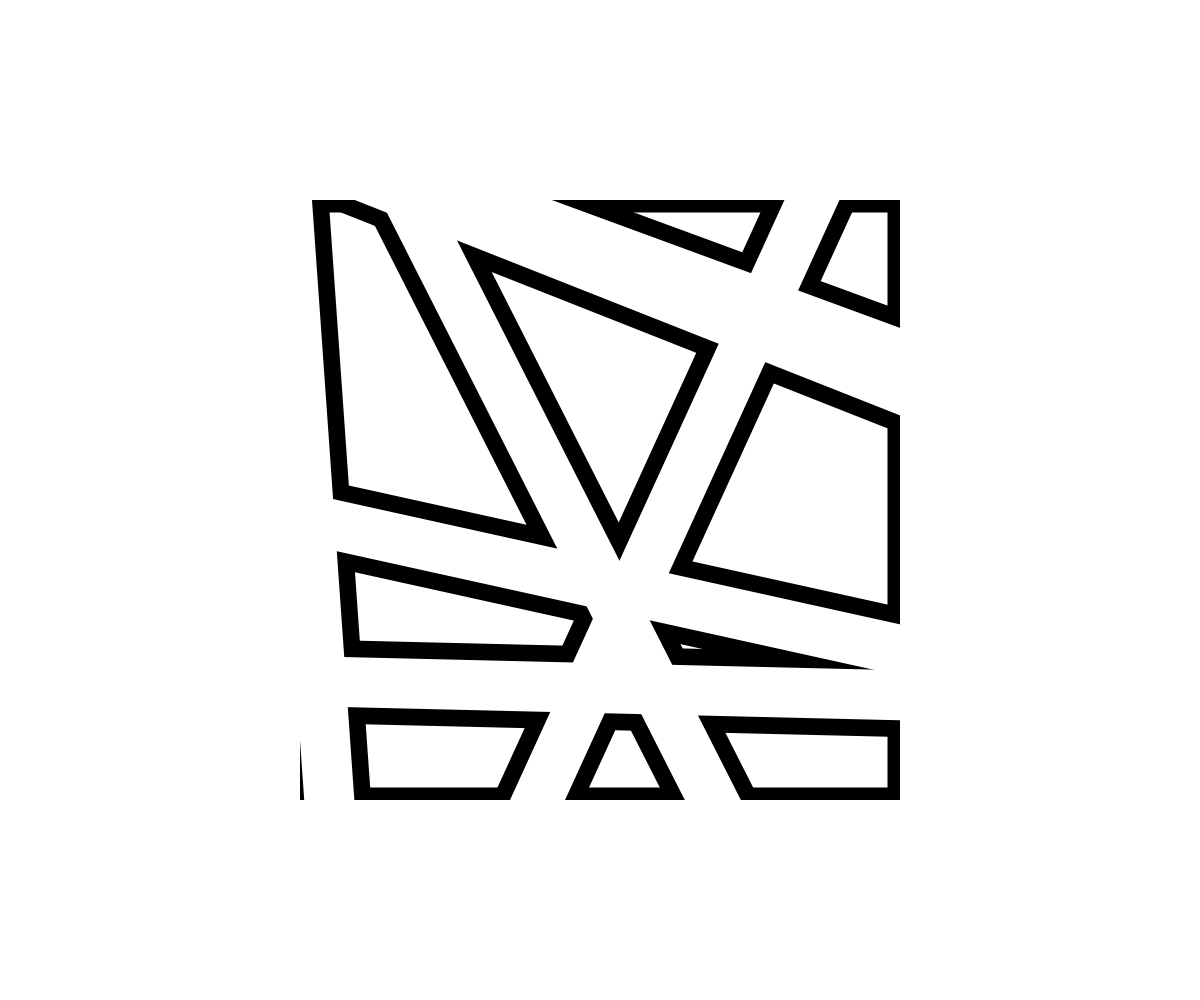
Frame 1 (no input)
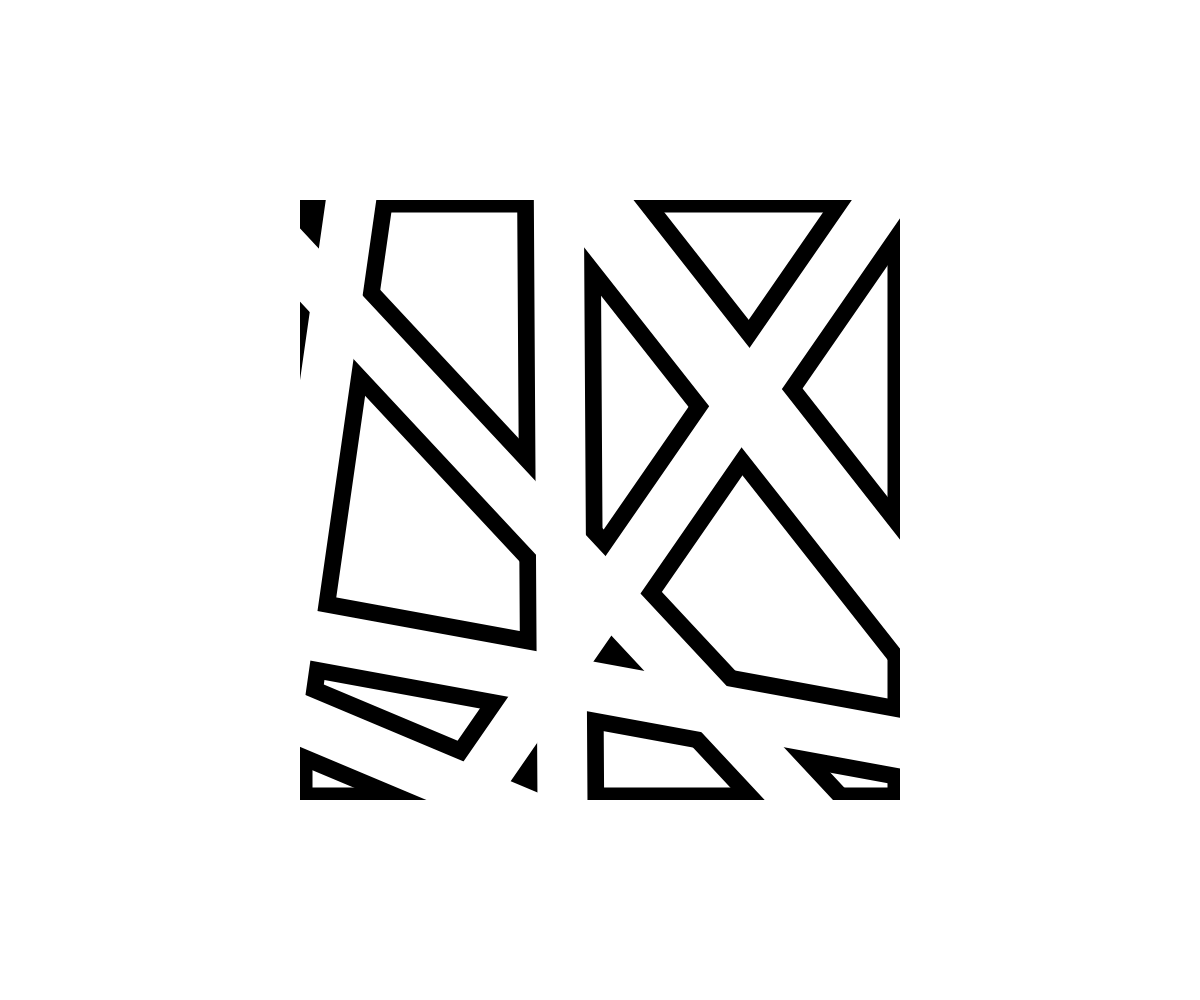
Frame 60 (no input)
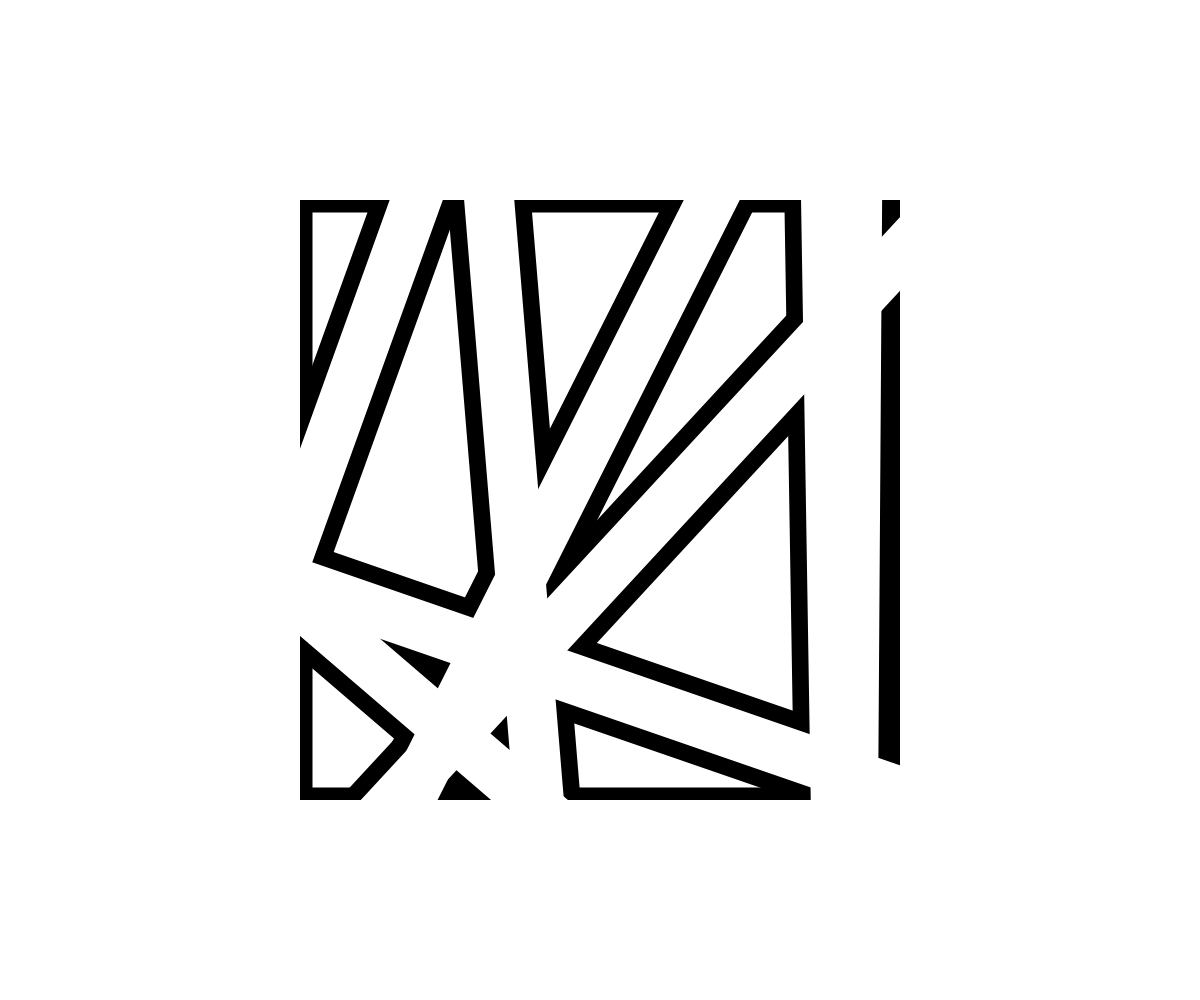
Frame 120 (the mouse pressed at the canvas centre since frame 60)

The p5.js sketch that drew these frames (run headless with seeded random() and noise() and a simulated clock; from frame 60 on, the mouse is pressed at the canvas centre):

// p5.js sketch
// ── sketch.js
class point {
  constructor(x, y, speed, s) {
    this.x = x;
    this.y = y;
    this.speed = speed;
    this.s = s;
  }

  move() {

    if (this.x == -this.s && this.y == -this.s) {
      if (this.speed > 0) {
        this.x += this.speed;
      } else {
        this.y -= this.speed;
      }
      return this;
    }

    if (this.x == this.s && this.y == -this.s) {
      if (this.speed > 0) {
        this.y += this.speed;
      } else {
        this.x += this.speed;
      }
      return this;
    }

    if (this.x == -this.s && this.y == this.s) {
      if (this.speed > 0) {
        this.y -= this.speed;
      } else {
        this.x -= this.speed;
      }
      return this;
    }

    if (this.x == this.s && this.y == this.s) {
      if (this.speed > 0) {
        this.x -= this.speed;
      } else {
        this.y += this.speed;
      }
      return this;
    }



    if (this.x == -this.s) {
        this.y -= this.speed;
    } else if (this.x == this.s) {
        this.y += this.speed;
    } else if (this.y == -this.s) {
        this.x += this.speed;
    } else if (this.y == this.s) {
        this.x -= this.speed;
    }

    this.x = Math.min(this.x, this.s);
    this.x = Math.max(this.x, -this.s);
    this.y = Math.min(this.y, this.s);
    this.y = Math.max(this.y, -this.s);

  }
}

class Stick {
  constructor(x1, y1, x2, y2, speed, size) {
    this.p1 = new point(x1, y1, speed, size);
    this.p2 = new point(x2, y2, speed, size);
  }

  display(S) {
    strokeWeight(S);
    line(this.p1.x, this.p1.y, this.p2.x, this.p2.y);
    return this;
  }

  move(S) {
    this.p1.move();
    this.p2.move();
  }
}



function compute_intersection(s1, s2) {

  let x1 = s1.p1.x;
  let y1 = s1.p1.y;
  let x2 = s1.p2.x;
  let y2 = s1.p2.y;

  let x3 = s2.p1.x;
  let y3 = s2.p1.y;
  let x4 = s2.p2.x;
  let y4 = s2.p2.y;

  let x = ((x1*y2-y1*x2)*(x3-x4) - (x3*y4-y3*x4)*(x1-x2)) / ((x1-x2)*(y3-y4) - (x3-x4)*(y1-y2));
  let y = ((x1*y2-y1*x2)*(y3-y4) - (x3*y4-y3*x4)*(y1-y2)) / ((x1-x2)*(y3-y4) - (x3-x4)*(y1-y2));

  return [x, y];
}


let sticks = [];

function setup() {
  let W = window.innerWidth;
  let H = window.innerHeight;
  let S = Math.min(W, H);
  createCanvas(W, H);
  background(255);

  let n = 3;
  let d = 0.1;

  for (let i = 0; i < n; ++i) {
    let x1 = (random() - 0.5) * 1.0 * S;
    let y1 = 0.5*S;
    let x2 = (random() - 0.5) * 1.0 * S;
    let y2 = -0.5*S;
    let speed = random() * 5 + 0.5;
    let stick = new Stick(x1, y1, x2, y2, speed, 0.5*S);
    sticks.push(stick);
  }

  for (let i = 0; i < 5; ++i) {
    let x1 = -0.5*S;
    let y1 = (random() - 0.5) * 1.0 * S;
    let x2 = 0.5*S;
    let y2 = (random() - 0.5) * 1.0 * S;
    let speed = random() * 8 + 0.8;
    let stick = new Stick(x1, y1, x2, y2, speed, 0.5*S);
    sticks.push(stick);
  }

}


function draw() {
  background(255);
  let W = window.innerWidth;
  let H = window.innerHeight;
  let S = Math.min(W, H);

  push();
  translate(W/2, H/2);

  strokeWeight(S/40);
  line(-0.3*S, -0.3*S, -0.3*S, 0.3*S);
  line(-0.3*S, -0.3*S, 0.3*S, -0.3*S);
  line(0.3*S, 0.3*S, -0.3*S, 0.3*S);
  line(0.3*S, 0.3*S, 0.3*S, -0.3*S);

  strokeWeight(100);
  for (let i = 0; i < sticks.length; ++i) {
    sticks[i].display(S/12);
  }
  pop();

  push();
  translate(W/2, H/2);
  for (let i = 0; i < sticks.length; ++i) {
    stroke(255);
    sticks[i].display(S/20);
    sticks[i].move(0.5*S);
  }
  pop();

  push()
  noStroke();
  fill(255);
  rect(0, 0, W, H/2-0.3*S);
  rect(0, H - 0.2*S, W, H/2-0.3*S);
  rect(0, 0, W/2-0.3*S, H);
  rect(W/2 + 0.3*S, 0, W/2-0.3*S, H);
  pop();
}
